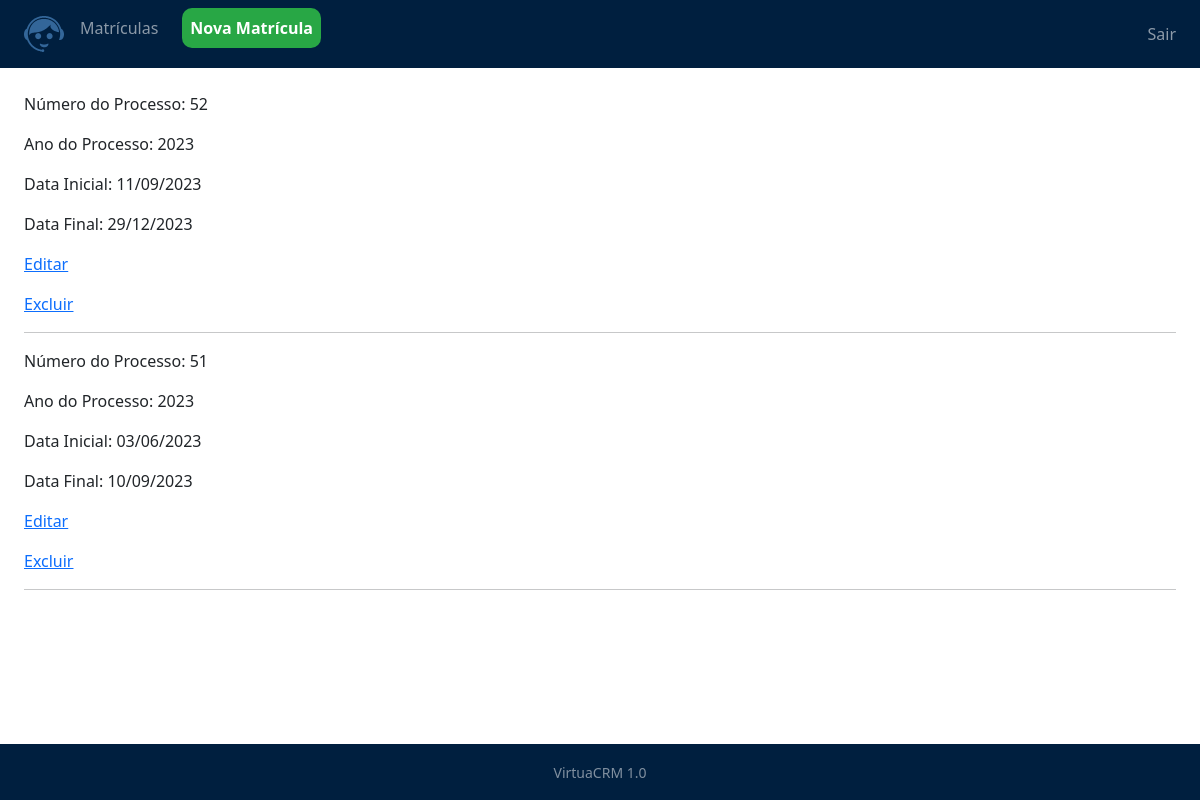
The app's page /matriculas/processo_ativo, older data.
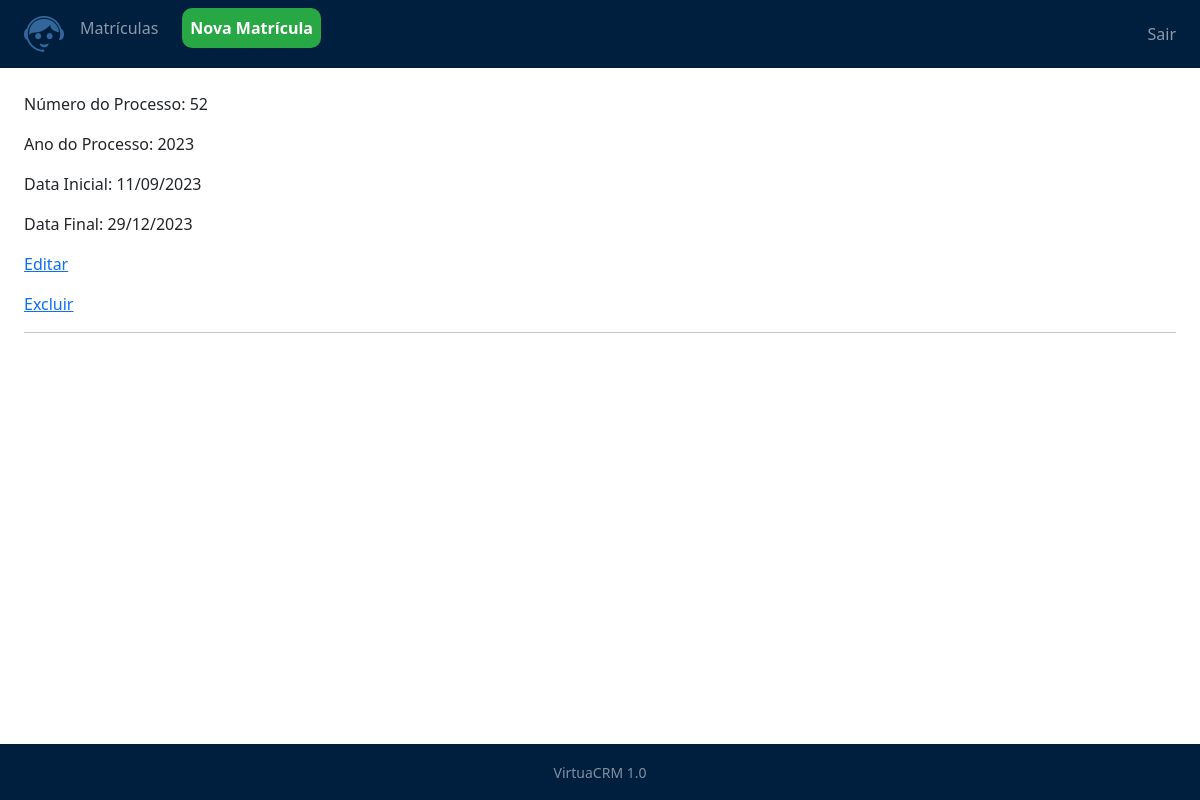
The same page, newer data.
### matriculas/models.py (models this page shows, shortened)
class cad_processo(models.Model):
    numero_processo =  models.CharField(max_length=2)
    ano_processo = models.CharField(max_length=4)
    data_inicial_processo = models.DateTimeField()
    data_final_processo = models.DateTimeField()
    ativo = models.BooleanField(default=True)
    class Meta:
        db_table = 'processo'
    def get_data_inicial(self):
        return self.data_inicial_processo.strftime('%d/%m/%Y')
    def get_data_final(self):
        return self.data_final_processo.strftime('%d/%m/%Y')
    def get_absolute_url(self):
        return reverse("matriculas:processo_update", kwargs={'id': self.id}) #Direciona para a url de edição
    def get_delete_url(self):
        return reverse("matriculas:processo_delete", kwargs={'id': self.id})# Exclui o resgistro

### matriculas/views.py (the view)
# urls.py: path('processo_ativo', lista_processos, name='processo_ativo'),
def lista_processos(request):
    processos_ativos = cad_processo.objects.filter(ativo=True)
    return render (request, 'matriculas/processo_ativo.html', {'processos': processos_ativos})

### matriculas/templates/matriculas/processo_ativo.html
{% extends 'model-page.html'%}
{% block content %}
{% for processo in processos %}
    <p>Número do Processo: {{ processo.numero_processo }}</p>
    <p>Ano do Processo: {{ processo.ano_processo }}</p>
    <p>Data Inicial: {{ processo.get_data_inicial }}</p>
    <p>Data Final: {{ processo.get_data_final }}</p>
    <p><a href="{{ processo.get_absolute_url }}">Editar</a></p>
    <p><a href="{{ processo.get_delete_url }}">Excluir</a></p>
    <hr>
{% endfor %}
{% endblock %}

Row changes from the older to the newer data that the page shows:
no longer on this page (row edited): cad_processo: numero_processo "51", ano_processo "2023", get_data_inicial "03/06/2023", get_data_final "10/09/2023"
